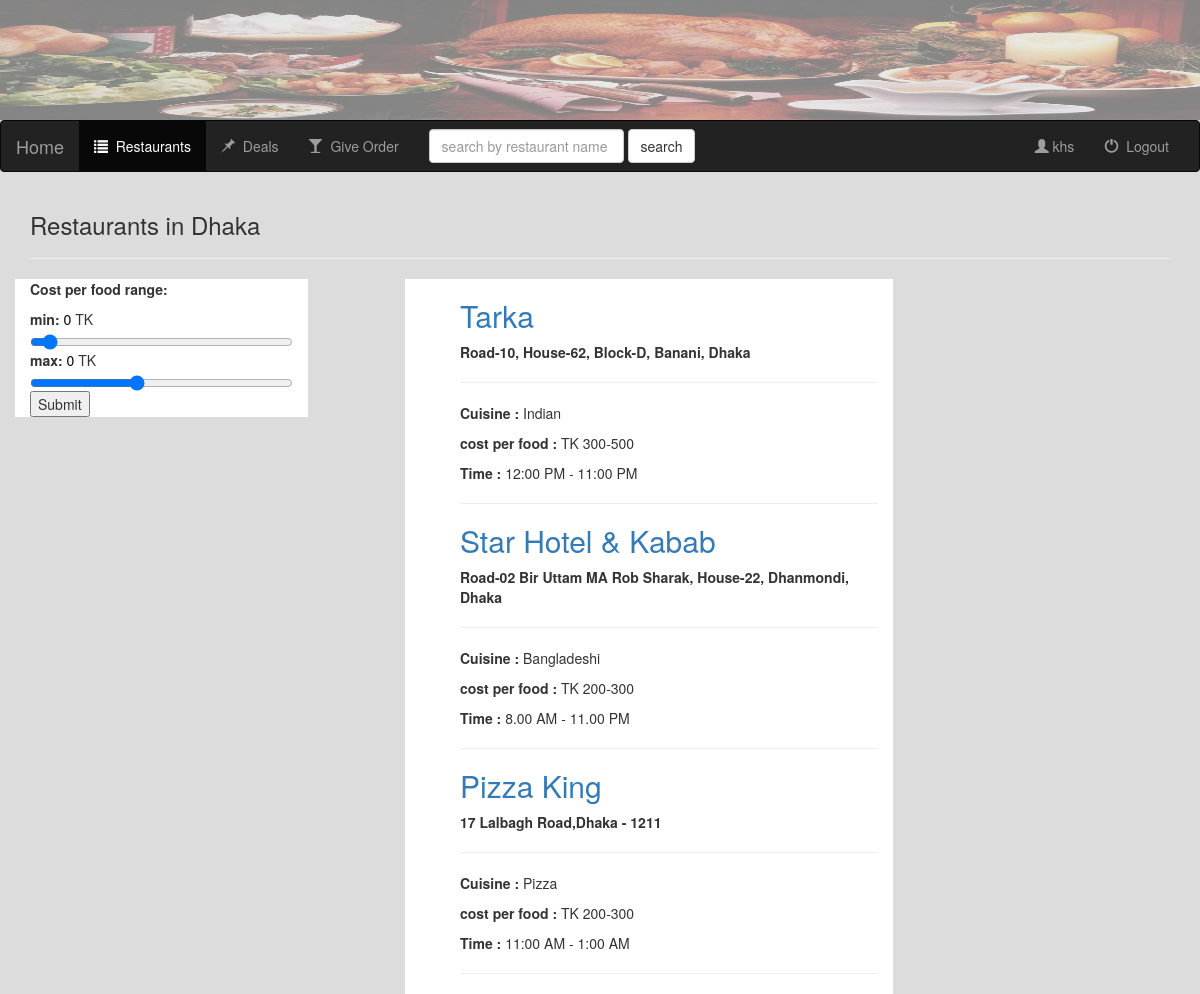
Screenshot of /restaurant/ (signed in) with the database file from the repository.
### register/models.py (models this page shows, shortened)
class Register(models.Model):
    name = models.CharField(max_length=50)
    mobileNo = models.CharField(max_length=15)
    email = models.CharField(max_length=20)
    password = models.CharField(max_length=15)

### restaurant/models.py (models this page shows, shortened)
class Restaurant(models.Model):
    name = models.CharField(max_length=50)
    address = models.CharField(max_length=100)
    cuisine = models.CharField(max_length=20)
    costperfood = models.CharField(max_length=15)
    time = models.CharField(max_length=20)

### restaurant/views.py (the view, shortened to what this page needs)
def restaurants(request):
    try:
        restaurants = Restaurant.objects.all()
    except:
        Http404("Error")
    if request.session.get('username'):
        user = Register.objects.get(name=request.session.get('username'))
        return render(request, 'restaurant/restaurants.html',{'restaurants': restaurants, 'is_valid': True, 'user': user})
    else:
        return render(request, 'restaurant/restaurants.html',{'restaurants': restaurants, 'is_valid': False, 'user': None})

### restaurant/templates/restaurant/restaurants.html (shortened to what this page needs)
{% extends 'restaurant/base.html' %}
{% block restaurants_active %}active{% endblock %}
{% block body %}
<div class="container">
    <h3>Restaurants in Dhaka</h3>
    <hr>
    <div class="row">
        <div class="col-sm-3" style="background-color:white;">
            <div data-role="main" class="ui-content">
                <form method="post" action="{% url 'restaurant:restaurants' %}">
                    <p><strong>Cost per food range:</strong></p>
                    <label for="price-min">min: </label> <span id="slider_value1" style="color:black;">0</span> <span>TK</span>
                    <input type="range" name="price-min" id="price-min" value="100" min="0" max="2000" onchange=show_value1(this.value);>
                    <label for="price-max">max: </label> <span id="slider_value2" style="color:black;">0</span> <span>TK</span>
                    <input type="range" name="price-max" id="price-max" value="800" min="0" max="2000" onchange="show_value2(this.value);">
                    <input type="submit" data-inline="true" value="Submit">
                </form>
            </div>
        </div>
        <div class="col-sm-1"></div>
        <div class="col-sm-5" style="background-color:white;">
            {% if restaurants %}
                <ul style="list-style-type: none;font-color:black">
                    {% for restaurant in restaurants %}
                    <li>
                        <h2><a href="/restaurant/{{ restaurant.name }}">{{restaurant.name}}</a></h2>
                        <p><strong>{{ restaurant.address }}</strong></p>
                        <hr>
                        <p><strong>Cuisine : </strong>{{restaurant.cuisine}}</p>
                        <p><strong>cost per food : </strong> TK {{restaurant.costperfood}}</p>
                        <p><strong>Time : </strong>{{restaurant.time}}</p>
                        <hr>
                    </li>
                    {% endfor %}
                </ul>
            {% else %}
                <h3>You don't have any restaurant list</h3>
            {% endif %}
        </div>
    </div>
</div>
{% endblock %}

### restaurant/templates/restaurant/base.html (shortened to what this page needs)
<!DOCTYPE html>
<html lang="en">
<head>
    {% load staticfiles %}
    <link rel="stylesheet" href="https://maxcdn.bootstrapcdn.com/bootstrap/3.3.6/css/bootstrap.min.css">
    <link rel="stylesheet" href="https://cdnjs.cloudflare.com/ajax/libs/bootstrap-select/1.12.1/css/bootstrap-select.css" />
</head>
<body>
<div class="contain">
    {% load static %}
    <img src="{% static 'sdproject/website_header.jpg' %}" style="width:100%;height:120px;opacity:0.4;"/>
</div>
<nav class="navbar navbar-inverse">
    <div class="container-fluid">
        <div class="navbar-header">
            <a class="navbar-brand" href="{% url 'home:home' %}">Home</a>
        </div>
        <div class="collapse navbar-collapse" id="topNavBar">
            <ul class="nav navbar-nav">
                <li class="{% block restaurants_active %}{% endblock %}"><a href="{% url 'restaurant:restaurants' %}"><span class="glyphicon glyphicon-list" aria-hidden="true"></span>&nbsp; Restaurants</a></li>
                <li class="{% block deals_active %}{% endblock %}"><a href="#"><span class="glyphicon glyphicon-pushpin" aria-hidden="true"></span>&nbsp; Deals</a></li>
                <li class="{% block order_active %}{% endblock %}"><a href="{% url 'restaurant:order' %}"><span class="glyphicon glyphicon-glass" aria-hidden="true"></span>&nbsp; Give Order</a></li>
            </ul>
            <form class="navbar-form navbar-left" role="search" method="get" action="{% url 'restaurant:search' %}">
                <div class="form-group">
                    <input type="text" width="50" class="form-control" name="q" value="{{ request.GET.q }}" placeholder="search by restaurant name or cuisine">
                </div>
                <button type="submit" class="btn btn-default">search</button>
            </form>
            <ul class="nav navbar-nav navbar-right">
                {% if is_valid %}
                <li class="{% block user_active %}{% endblock %}">
                    <a href="{% url 'register:profile' %}">
                        <span class="glyphicon glyphicon-user" aria-hidden="true"></span>   {{ user.name }}
                    </a>
                </li>
                <li>
                    <a href="{% url 'register:logout' %}">
                        <span class="glyphicon glyphicon-off" aria-hidden="true"></span>&nbsp; Logout
                    </a>
                </li>
                {% endif %}
            </ul>
        </div>
    </div>
</nav>
{% block body %}
{% endblock %}
</body>
</html>

### rows the page displays
Register: name "khs"
Restaurant: name "Tarka", address "Road-10, House-62, Block-D, Banani, Dhaka", cuisine "Indian", costperfood "300-500", time "12:00 PM - 11:00 PM"
Restaurant: name "Star Hotel & Kabab", address "Road-02 Bir Uttam MA Rob Sharak, House-22, Dhanmondi, Dhaka", cuisine "Bangladeshi", costperfood "200-300", time "8.00 AM - 11.00 PM"
Restaurant: name "Pizza King", address "17 Lalbagh Road,Dhaka - 1211", cuisine "Pizza", costperfood "200-300", time "11:00 AM - 1:00 AM"
